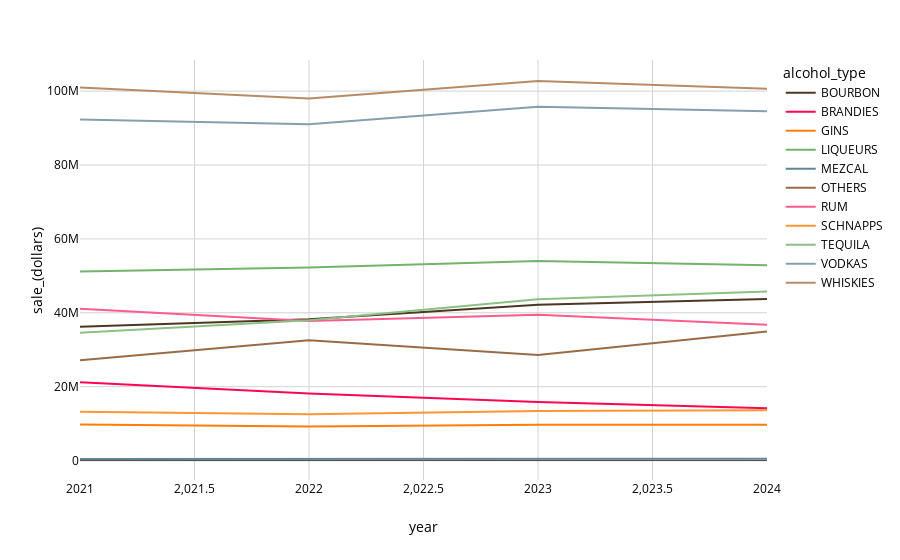

The cell this chart's notebook holds for it:
### Code cell
px.line(data_yearly, x='year', y='sale_(dollars)', color= 'alcohol_type', template = iowa)

### Figure 1 — Plotly figure (JSON) as saved in the notebook; plotly's stock layout.template omitted (floating-point values rounded to 4 significant figures)
{"data": [{"hovertemplate": "alcohol_type=BOURBON<br>year=%{x}<br>sale_(dollars)=%{y}<extra></extra>", "legendgroup": "BOURBON", "line": {"color": "#4c3624", "dash": "solid"}, "marker": {"symbol": "circle"}, "mode": "lines", "name": "BOURBON", "orientation": "v", "showlegend": true, "type": "scatter", "x": [2021, 2022, 2023, 2024], "xaxis": "x", "y": [36260000.0, 38250000.0, 42190000.0, 43710000.0], "yaxis": "y"}, {"hovertemplate": "alcohol_type=BRANDIES<br>year=%{x}<br>sale_(dollars)=%{y}<extra></extra>", "legendgroup": "BRANDIES", "line": {"color": "#ff0651", "dash": "solid"}, "marker": {"symbol": "circle"}, "mode": "lines", "name": "BRANDIES", "orientation": "v", "showlegend": true, "type": "scatter", "x": [2021, 2022, 2023, 2024], "xaxis": "x", "y": [21210000.0, 18140000.0, 15890000.0, 14160000.0], "yaxis": "y"}, {"hovertemplate": "alcohol_type=GINS<br>year=%{x}<br>sale_(dollars)=%{y}<extra></extra>", "legendgroup": "GINS", "line": {"color": "#ff7e06", "dash": "solid"}, "marker": {"symbol": "circle"}, "mode": "lines", "name": "GINS", "orientation": "v", "showlegend": true, "type": "scatter", "x": [2021, 2022, 2023, 2024], "xaxis": "x", "y": [9737000.0, 9258000.0, 9699000.0, 9677000.0], "yaxis": "y"}, {"hovertemplate": "alcohol_type=LIQUEURS<br>year=%{x}<br>sale_(dollars)=%{y}<extra></extra>", "legendgroup": "LIQUEURS", "line": {"color": "#74B36B", "dash": "solid"}, "marker": {"symbol": "circle"}, "mode": "lines", "name": "LIQUEURS", "orientation": "v", "showlegend": true, "type": "scatter", "x": [2021, 2022, 2023, 2024], "xaxis": "x", "y": [51150000.0, 52250000.0, 54050000.0, 52850000.0], "yaxis": "y"}, {"hovertemplate": "alcohol_type=MEZCAL<br>year=%{x}<br>sale_(dollars)=%{y}<extra></extra>", "legendgroup": "MEZCAL", "line": {"color": "#628395", "dash": "solid"}, "marker": {"symbol": "circle"}, "mode": "lines", "name": "MEZCAL", "orientation": "v", "showlegend": true, "type": "scatter", "x": [2021, 2022, 2023, 2024], "xaxis": "x", "y": [430500.0, 506800.0, 527700.0, 466200.0], "yaxis": "y"}, {"hovertemplate": "alcohol_type=OTHERS<br>year=%{x}<br>sale_(dollars)=%{y}<extra></extra>", "legendgroup": "OTHERS", "line": {"color": "#996C48", "dash": "solid"}, "marker": {"symbol": "circle"}, "mode": "lines", "name": "OTHERS", "orientation": "v", "showlegend": true, "type": "scatter", "x": [2021, 2022, 2023, 2024], "xaxis": "x", "y": [27170000.0, 32600000.0, 28590000.0, 34950000.0], "yaxis": "y"}, {"hovertemplate": "alcohol_type=RUM<br>year=%{x}<br>sale_(dollars)=%{y}<extra></extra>", "legendgroup": "RUM", "line": {"color": "#FF5C8D", "dash": "solid"}, "marker": {"symbol": "circle"}, "mode": "lines", "name": "RUM", "orientation": "v", "showlegend": true, "type": "scatter", "x": [2021, 2022, 2023, 2024], "xaxis": "x", "y": [41070000.0, 37800000.0, 39440000.0, 36790000.0], "yaxis": "y"}, {"hovertemplate": "alcohol_type=SCHNAPPS<br>year=%{x}<br>sale_(dollars)=%{y}<extra></extra>", "legendgroup": "SCHNAPPS", "line": {"color": "#FF9633", "dash": "solid"}, "marker": {"symbol": "circle"}, "mode": "lines", "name": "SCHNAPPS", "orientation": "v", "showlegend": true, "type": "scatter", "x": [2021, 2022, 2023, 2024], "xaxis": "x", "y": [13200000.0, 12560000.0, 13420000.0, 13630000.0], "yaxis": "y"}, {"hovertemplate": "alcohol_type=TEQUILA<br>year=%{x}<br>sale_(dollars)=%{y}<extra></extra>", "legendgroup": "TEQUILA", "line": {"color": "#8CC084", "dash": "solid"}, "marker": {"symbol": "circle"}, "mode": "lines", "name": "TEQUILA", "orientation": "v", "showlegend": true, "type": "scatter", "x": [2021, 2022, 2023, 2024], "xaxis": "x", "y": [34580000.0, 38010000.0, 43640000.0, 45770000.0], "yaxis": "y"}, {"hovertemplate": "alcohol_type=VODKAS<br>year=%{x}<br>sale_(dollars)=%{y}<extra></extra>", "legendgroup": "VODKAS", "line": {"color": "#84A0AE", "dash": "solid"}, "marker": {"symbol": "circle"}, "mode": "lines", "name": "VODKAS", "orientation": "v", "showlegend": true, "type": "scatter", "x": [2021, 2022, 2023, 2024], "xaxis": "x", "y": [92300000.0, 91010000.0, 95750000.0, 94540000.0], "yaxis": "y"}, {"hovertemplate": "alcohol_type=WHISKIES<br>year=%{x}<br>sale_(dollars)=%{y}<extra></extra>", "legendgroup": "WHISKIES", "line": {"color": "#B78B66", "dash": "solid"}, "marker": {"symbol": "circle"}, "mode": "lines", "name": "WHISKIES", "orientation": "v", "showlegend": true, "type": "scatter", "x": [2021, 2022, 2023, 2024], "xaxis": "x", "y": [101000000.0, 97970000.0, 102700000.0, 100600000.0], "yaxis": "y"}], "layout": {"legend": {"title": {"text": "alcohol_type"}, "tracegroupgap": 0}, "margin": {"t": 60}, "xaxis": {"anchor": "y", "domain": [0, 1], "title": {"text": "year"}}, "yaxis": {"anchor": "x", "domain": [0, 1], "title": {"text": "sale_(dollars)"}}}}
